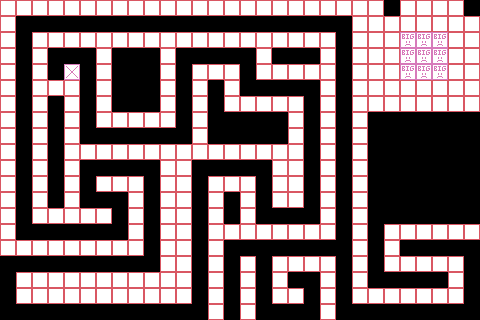

Rendered tile map (Tiled .tmx) drawn with the repository's tilesets; below, a short description and the full map source, tile grids included:
An orthogonal 30x20 tile map with 16x16 px tiles, 1 tile layer (Tile Layer 1), 4 tilesets and 3 objects.

<map version="1.10" tiledversion="1.10.1" orientation="orthogonal" renderorder="right-down" width="30" height="20" tilewidth="16" tileheight="16" infinite="0" nextlayerid="3" nextobjectid="4">
 <properties>
  <property name="defaultPos" value="4,3" />
 </properties>
 <tileset firstgid="1" source="test0.tsx" />
 <tileset firstgid="25" source="entity/entity_circles.tsx" />
 <tileset firstgid="29" source="entity/entity_test.tsx" />
 <tileset firstgid="34" source="entity/pathfinder.tsx" />
 <layer id="1" name="Tile Layer 1" width="30" height="20">
  <properties>
   <property name="name" value="floor" />
  </properties>
  <data encoding="csv">
17,17,17,17,17,17,17,17,17,17,17,17,17,17,17,17,17,17,17,17,17,17,17,17,0,17,17,17,17,0,
17,0,0,0,0,0,0,0,0,0,0,0,0,0,0,0,0,0,0,0,0,0,17,17,17,17,17,17,17,17,
17,0,17,17,17,17,17,17,17,17,17,17,17,17,17,17,17,17,17,17,17,0,17,17,17,24,24,24,17,17,
17,0,17,0,0,0,17,0,0,0,17,0,0,0,0,0,17,0,0,0,17,0,17,17,17,24,24,24,17,17,
17,0,17,0,23,0,17,0,0,0,17,0,17,17,17,0,17,17,17,17,17,0,17,17,17,24,24,24,17,17,
17,0,17,17,17,0,17,0,0,0,17,0,17,0,17,0,0,0,0,0,17,0,17,17,17,17,17,17,17,17,
17,0,17,0,17,0,17,0,0,0,17,0,17,0,17,17,17,17,17,0,17,0,17,17,17,17,17,17,17,17,
17,0,17,0,17,0,17,17,17,17,17,0,17,0,0,0,0,0,17,0,17,0,17,0,0,0,0,0,0,0,
17,0,17,0,17,0,0,0,0,0,0,0,17,0,0,0,0,0,17,0,17,0,17,0,0,0,0,0,0,0,
17,0,17,0,17,17,17,17,17,17,17,17,17,17,17,17,17,17,17,0,17,0,17,0,0,0,0,0,0,0,
17,0,17,0,17,0,0,0,0,0,17,17,0,0,0,0,0,17,17,0,17,0,17,0,0,0,0,0,0,0,
17,0,17,0,17,0,17,17,17,0,17,17,0,17,17,17,0,17,17,0,17,0,17,0,0,0,0,0,0,0,
17,0,17,0,17,0,0,0,17,0,17,17,0,17,0,17,0,17,17,0,17,0,17,0,0,0,0,0,0,0,
17,0,17,17,17,17,17,0,17,0,17,17,0,17,0,17,0,0,0,0,17,0,17,0,0,0,0,0,0,0,
17,0,0,0,0,0,0,0,17,0,17,17,0,17,17,17,17,17,17,17,17,0,17,0,17,17,17,17,17,17,
17,17,17,17,17,17,17,17,17,0,17,17,0,17,0,0,0,0,0,0,0,0,17,0,17,0,0,0,0,0,
0,0,0,0,0,0,0,0,0,0,17,17,0,17,0,17,0,17,17,17,17,0,17,0,17,17,17,17,17,0,
0,17,17,17,17,17,17,17,17,17,17,17,0,17,0,17,0,17,0,0,17,0,17,0,0,0,0,0,17,0,
0,17,17,17,17,17,17,17,17,17,17,17,0,17,0,17,0,17,17,0,17,0,17,17,17,17,17,17,17,0,
0,0,0,0,0,0,0,0,0,0,0,0,0,17,0,17,0,0,0,0,17,0,0,0,0,0,0,0,0,0
</data>
 </layer>
 <objectgroup id="2" name="Entities">
  <properties>
   <property name="height" type="int" value="0" />
  </properties>
  <object id="1" gid="25" x="416" y="48" width="16" height="16">
   <properties>
    <property name="actions">[{
		"trigger": {
			"type": "use"
		},
		"action": {
			"type": "warp",
			"map": "dev.tmx",
			"pos": {
				"x": 5,
				"y": 5
			},
			"transition": "fade"
		}
	}]</property>
    <property name="file" value="res/data/entity/circles.json" />
    <property name="name" value="pathfinder" />
   </properties>
  </object>
  <object id="2" gid="29" x="464" y="16" width="16" height="16">
   <properties>
    <property name="actions">[{
		"trigger": {
			"type": "use"
		},
		"action": {
			"type": "warp",
			"map": "dev.tmx",
			"pos": {
				"x": 5,
				"y": 10
			},
			"transition": "fade"
		}
	}]</property>
    <property name="file" value="res/data/entity/circles.json" />
    <property name="name" value="nvm" />
   </properties>
  </object>
  <object id="3" gid="34" x="400" y="256" width="16" height="16">
   <properties>
    <property name="actions">[{
		"trigger": {
			"type": "bump"
		},
		"action": {
			"type": "warp",
			"map": "pathfinding_test.tmx",
			"pos": {
				"x": 26,
				"y": 3
			},
			"transition": "fade"
		}
	}]</property>
    <property name="chaser_speed" type="int" value="16" />
    <property name="file" value="res/data/entity/dir_chaser.json" />
    <property name="name" value="pathfinder" />
   </properties>
  </object>
 </objectgroup>
</map>
